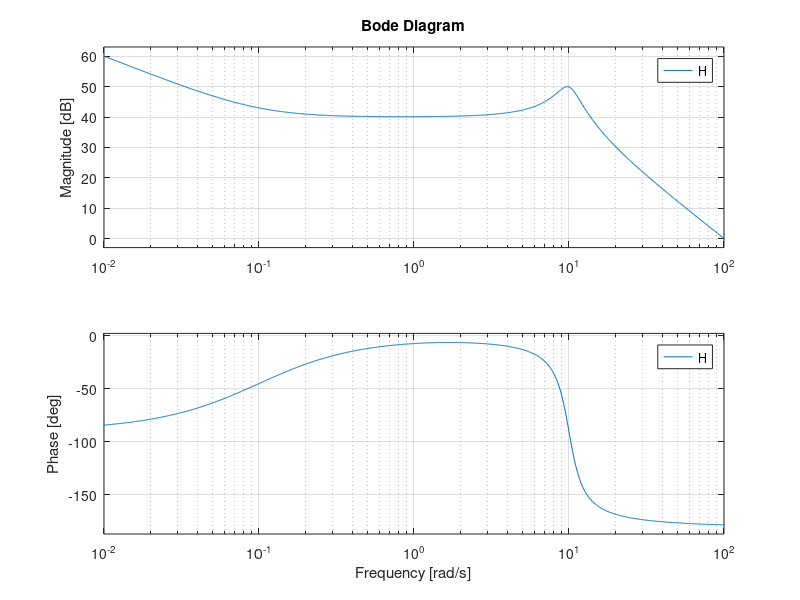

Write the MATLAB code that produced this figure.
% clear all vars and plots
close all; clear all; clc;

% use s method for writing transfer functions
s = tf('s');

%H = 2000/(s*(s+2000));
%H = 1/((s+1)^2*(s^2+2*s+4));
%H = 4*s*(s+10)/((s+100)*(4*s^2+5*s+4)); % #1c

%K = 3.9;
%H = K*(s+1)*(s+2)/(s^2*(s+3)*(s^2+2*s+25)); % #2

% #3
%K = 100;
%K = 100;
%H = K*1000/(s*(s+5)*(s+200))
%H = K/(s*((1/5)*s+1)*((1/200)*s+1))
%H2 = H*((1/0.75)*s+1)/((1/2.25)*s+1)

% #4
K = 10;
H = K*(10*s+1)*10^2/(s*(s^2+2*10*0.16*s+10^2));
%H2 = (10000*s^2+2000*s+10000)/(s^2*(s+10)*(s^2+20*s+10000));

bode(H)
%figure
%bode(H2)
%margin(H)
%margin(H2)
%[mag,phase,wout] = bode(H);

%figure
%rlocus(H)
